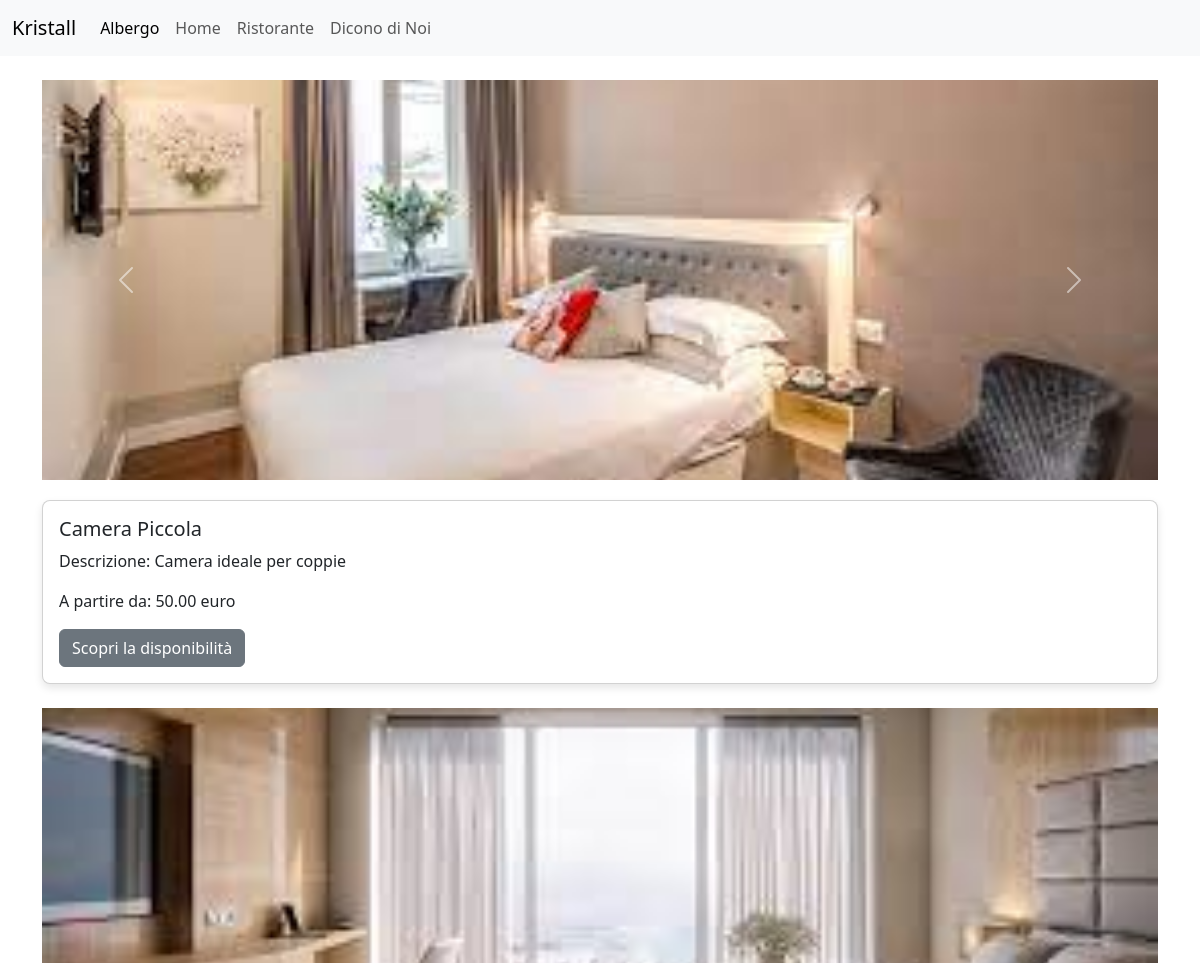
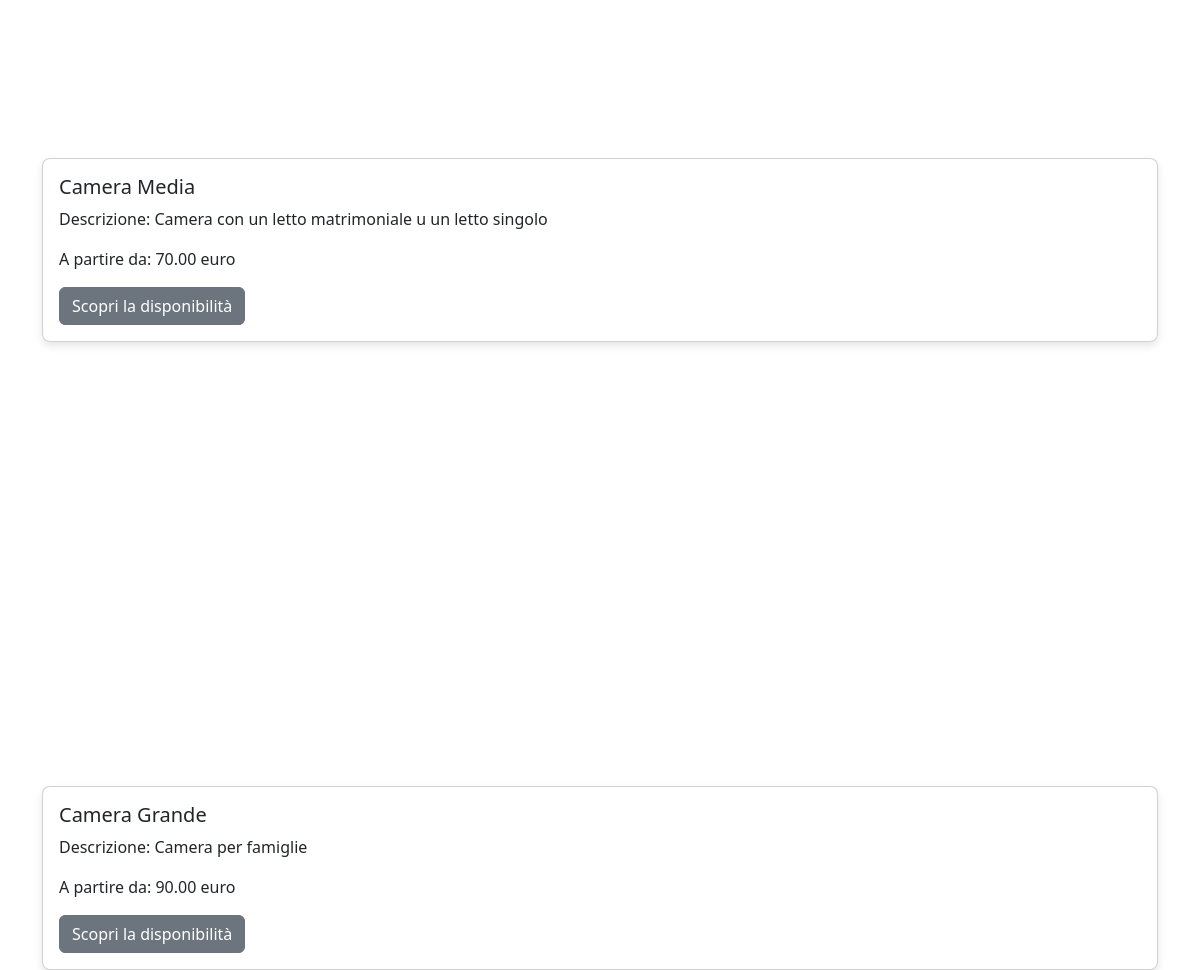
The page /core/camere on the database its author committed (2 pictures, top to bottom).
### core/models.py (models this page shows, shortened)
class Camera(models.Model):
    SMALL = 'small'
    MEDIUM = 'medium'
    LARGE = 'large'
    ROOM_SIZE_CHOICES = [
        (SMALL, 'Piccola'),
        (MEDIUM, 'Media'),
        (LARGE, 'Grande'),
    ]
    tipo = models.CharField(max_length=10, choices=ROOM_SIZE_CHOICES, unique=True)
    camere_totali = models.IntegerField(default=0)  # Numero totale di camere di questo tipo
    nome = models.CharField(max_length=50)
    numero_posti_letto = models.IntegerField(default=1)
    prezzo_per_notte = models.DecimalField(max_digits=10, decimal_places=2)  # Prezzo per notte
    descrizione = models.TextField(blank=True, null=True)
    immagine1 = models.ImageField(upload_to='camere/', blank=True, null=True)
    immagine2 = models.ImageField(upload_to='camere/', blank=True, null=True)
    immagine3 = models.ImageField(upload_to='camere/', blank=True, null=True)
    class Meta:
        verbose_name = "Camera"
        verbose_name_plural = "Camere"

### core/views.py (the view)
# urls.py: path('camere', views.camere, name='camere'),
def camere(request):
    camere = Camera.objects.all()
    return render(request, 'core/pagina-camere.html', {'camere': camere})

### core/templates/core/pagina-camere.html (shortened to what this page needs)
<!doctype html>
<html lang="it">
<head>
    <link href="https://cdn.jsdelivr.net/npm/bootstrap@5.3.3/dist/css/bootstrap.min.css" rel="stylesheet">
</head>
<body>
    <nav class="navbar navbar-expand-lg bg-body-tertiary">
        <div class="container-fluid">
            <a class="navbar-brand" href="#">Kristall</a>
            <div class="collapse navbar-collapse" id="navbarNav">
                <ul class="navbar-nav">
                    <li class="nav-item">
                        <a class="nav-link active" aria-current="page" href="#">Albergo</a>
                    </li>
                    <li class="nav-item">
                        <a class="nav-link" href="{% url 'core_home' %}">Home</a>
                    </li>
                    <li class="nav-item">
                        <a class="nav-link" href="{% url 'tavoli' %}">Ristorante</a>
                    </li>
                    <li class="nav-item">
                        <a class="nav-link" href="{% url 'recensioni' %}">Dicono di Noi</a>
                    </li>
                </ul>
            </div>
        </div>
    </nav>
    <div class="container">
        {% for camere in camere %}
        <div id="carouselExampleAutoplaying{{ forloop.counter }}" class="carousel slide mt-4" data-bs-ride="carousel">
            <div class="carousel-inner">
                <div class="carousel-item active">
                    <img src="{{ camere.immagine1.url }}" class="d-block w-100 img-fluid" alt="...">
                </div>
            </div>
            <button class="carousel-control-prev" type="button" data-bs-target="#carouselExampleAutoplaying{{ forloop.counter }}" data-bs-slide="prev">
                <span class="carousel-control-prev-icon" aria-hidden="true"></span>
            </button>
            <button class="carousel-control-next" type="button" data-bs-target="#carouselExampleAutoplaying{{ forloop.counter }}" data-bs-slide="next">
                <span class="carousel-control-next-icon" aria-hidden="true"></span>
            </button>
        </div>
        <div class="card">
            <div class="card-body">
                <h5 class="card-title">{{ camere.nome }}</h5>
                <p class="card-text">Descrizione: {{ camere.descrizione }}</p>
                <p class="card-text">A partire da: {{ camere.prezzo_per_notte }} euro</p>
                <a href="{% url 'search_rooms' %}" class="btn btn-primary">Scopri la disponibilità</a>
            </div>
        </div>
        {% endfor %}
    </div>
</body>
</html>

### core/templates/core/pagina-camere.html (style rules this page uses)
.carousel-item img { object-fit: cover; width: 100%; height: 400px; }
.card { margin-top: 20px; box-shadow: 0 4px 8px rgba(0, 0, 0, 0.1); border-radius: 8px; }
.btn-primary { background-color: #6c757d; border-color: #6c757d; }

### rows shown on the page
Camera: immagine1 (picture), nome "Camera Piccola", descrizione "Camera ideale per coppie", prezzo_per_notte "50.00"
Camera: immagine1 (picture), nome "Camera Media", descrizione "Camera con un letto matrimoniale u un letto singolo", prezzo_per_notte "70.00"
Camera: immagine1 (picture), nome "Camera Grande", descrizione "Camera per famiglie", prezzo_per_notte "90.00"
